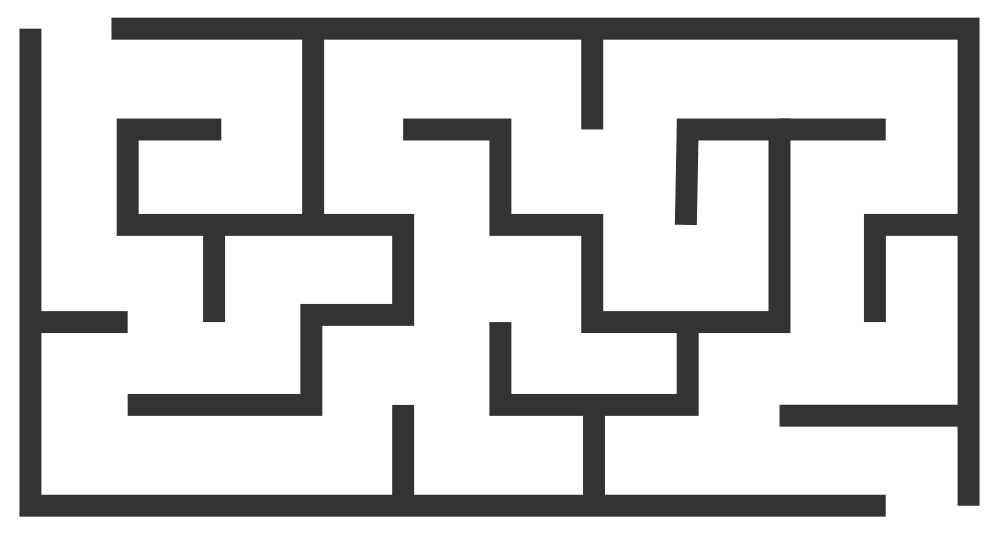
#> input picture images/maze.png, 1000 x 545 px
$ jupyter execute maze.ipynb
#> lines starting #> are read from the running program, lines starting #| are printed output that depends on the picture; after the words box and inside, x2 and y2 are one past the last pixel; in counts of white or black regions, pixels touching at a corner belong together
### Maze intersection

[cell 1]
import cv2 as cv
import numpy as np
from matplotlib import pyplot as plt

maze_image = cv.imread('images/maze.png')
#> maze_image is the input picture: shape (545, 1000, 3); min 51, max 255, mean 206.2

[cell 2]
point_one = (100, 100)
point_two = (800, 500)
thickness = 3

[cell 3]
maze_image.shape
#> Out = (545, 1000, 3)

[cell 4]
imgray = cv.cvtColor(maze_image, cv.COLOR_BGR2GRAY)
_, t_maze = cv.threshold(imgray, 127, 255, cv.THRESH_BINARY_INV)
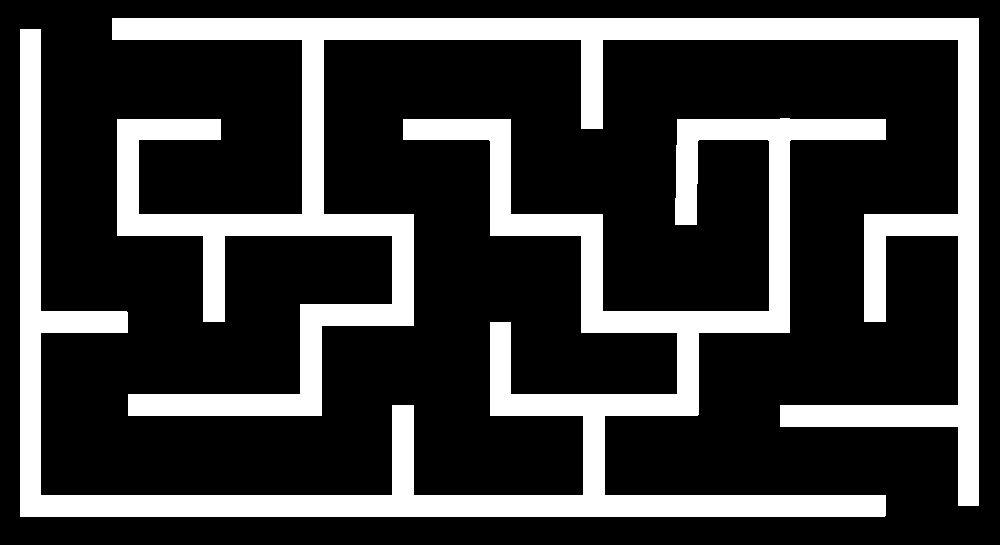
#> t_maze: shape (545, 1000); 23.6% white; 2 white regions, box (x1, y1, x2, y2) and area: (112, 18, 979, 506) 64528, (20, 29, 886, 517) 64320
plt.imshow(t_maze, cmap='binary_r')
plt.show()

[cell 5]
t_maze

[cell 6]
np.max(t_maze)
#> Out = 255

[cell 7]
blank = np.zeros(maze_image.shape[:2], dtype='uint8')
line = cv.line(blank, point_one, point_two, color=255, thickness=thickness)
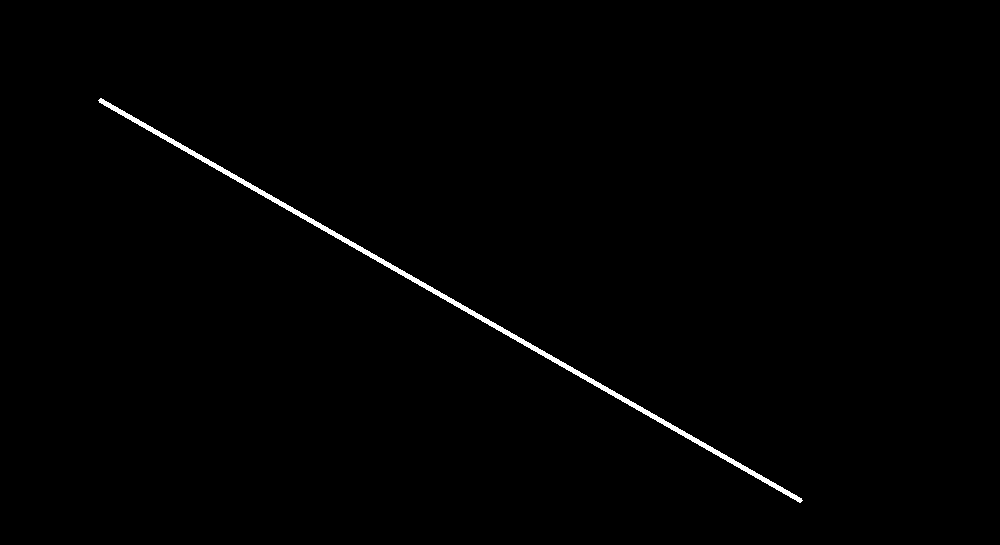
#> blank: shape (545, 1000); 0.72% white; 1 white region, box (x1, y1, x2, y2) and area: (98, 98, 803, 503) 3915
plt.imshow(line, cmap='binary_r')
plt.show()

[cell 8]
np.max(line)
#> Out = 255

[cell 9]
xr = line ^ t_maze
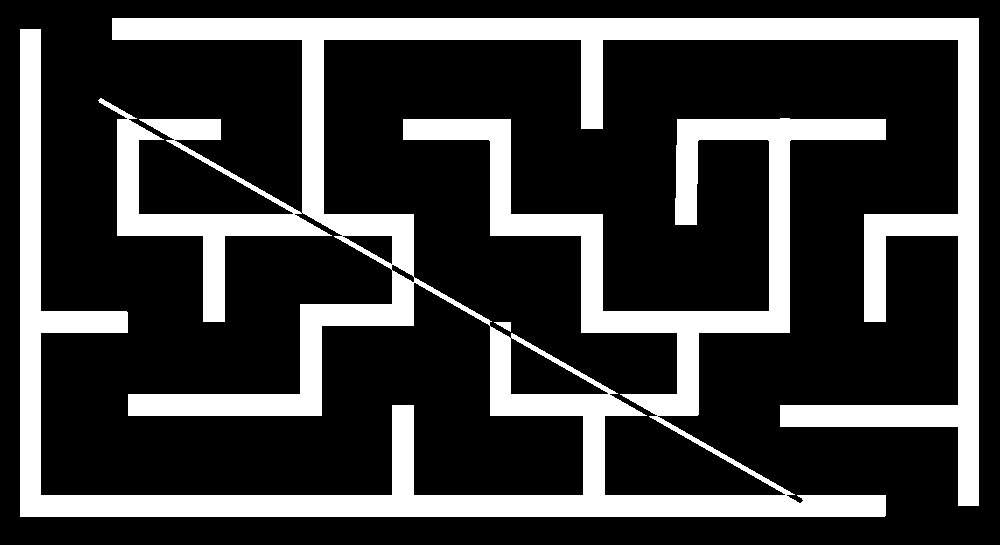
#> xr: shape (545, 1000); 24% white; 2 white regions, box (x1, y1, x2, y2) and area: (20, 18, 979, 517) 130803, (494, 322, 511, 332) 92
plt.imshow(xr, cmap='binary_r')
plt.show()

[cell 10]
common = line & t_maze
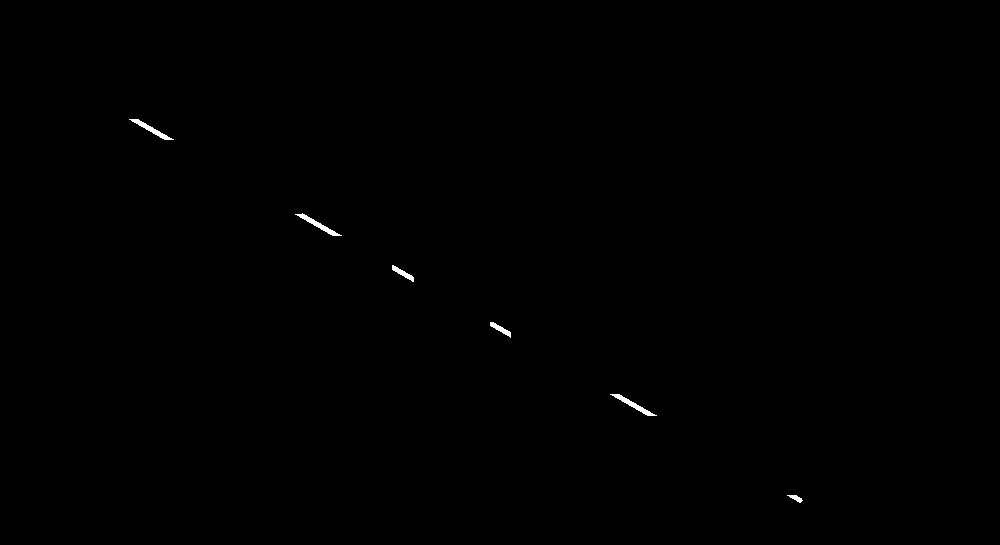
#> common: shape (545, 1000); 0.17% white; 6 white regions, box (x1, y1, x2, y2) and area: (295, 213, 342, 236) 216, (610, 394, 657, 416) 215, (129, 119, 174, 140) 205, (392, 265, 414, 282) 122, (490, 322, 511, 338) 115, (787, 495, 803, 503) 61
plt.imshow(common, cmap='binary_r')
plt.show()

[cell 11]
intersection = np.argwhere(common > 0)
#> intersection = 934 pairs, first value 119 to 502, second value 129 to 802

[cell 12]
translated = []
r_point = (point_one[1], point_one[0])
for inter in intersection:
    (dy, dx) = inter - r_point
    translated.append((dx**2 + dy**2, dy, dx))
#> this loop made 934 passes
#> (inter, dy, dx) on passes 1 to 3: ([119, 129], 19, 29), ([119, 130], 19, 30), ([119, 131], 19, 31)
#> after the loop, translated = 934 items, first 6: (1202, 19, 29), (1261, 19, 30), (1322, 19, 31), (1385, 19, 32), (1450, 19, 33), (1517, 19, 34)

[cell 13]
srt = sorted(translated)
#> srt = 934 items, first 6: (1202, 19, 29), (1261, 19, 30), (1322, 19, 31), (1361, 20, 31), (1385, 19, 32), (1424, 20, 32)
touch_point = (translated[0][2], translated[0][1])
#> touch_point = (29, 19)
translated[0]
#> Out = (1202, 19, 29)

[cell 14]
blank = np.zeros(maze_image.shape[:2], dtype='uint8')
center = (translated[0][2] + point_one[0], translated[0][1] + point_one[1])
#> center = (129, 119)
print(center)
#| (129, 119)
circle = cv.circle(blank, center, radius=20, color=255, thickness=-1)
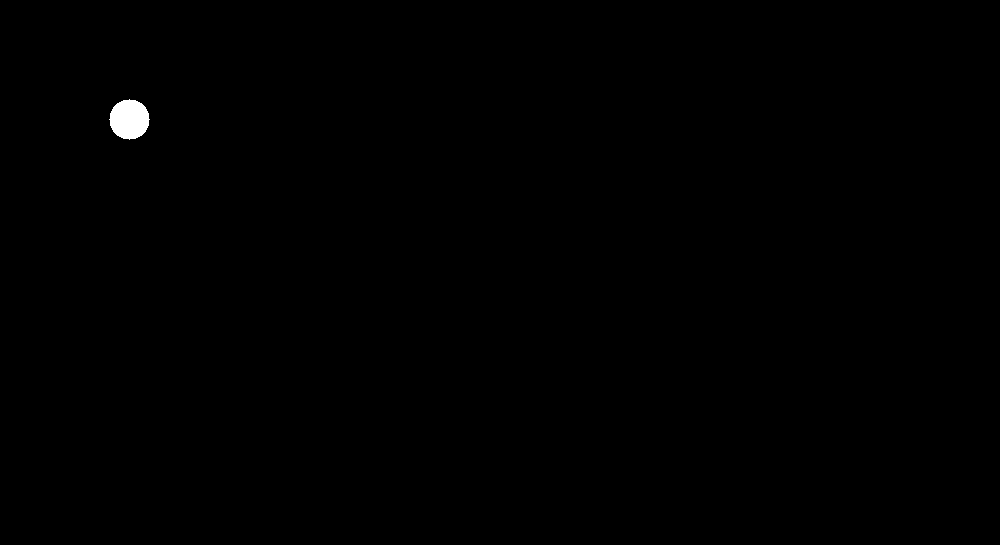
#> circle: shape (545, 1000); 0.23% white; 1 white region, box (x1, y1, x2, y2) and area: (109, 99, 150, 140) 1257
plt.imshow(circle, cmap='binary_r')
plt.show()

[cell 15]
res = np.dstack(((t_maze | line), circle, common))
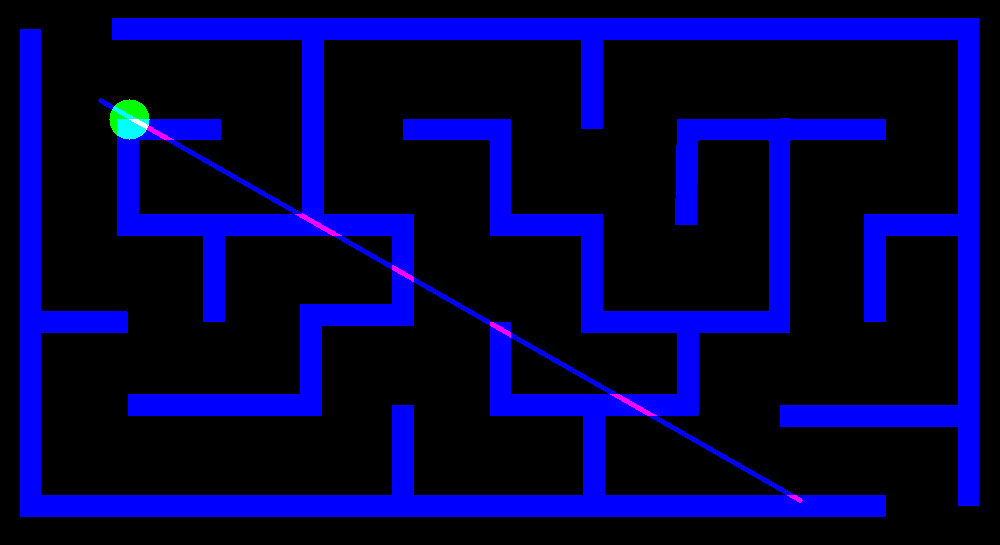
#> res: shape (545, 1000, 3); mean of channels 0, 1, 2 61.7, 0.6, 0.4; drawn as B, G, R
plt.imshow(res)
plt.show()

[cell 16]
touch_point
#> Out = (29, 19)

### Ray generation

[cell 17]
grd = (800, 800)
center = (400, 400)
num_ray = 12

[cell 18]
angles = []
for i in range(12):
    angles.append(i * (360 // 12))
angles = np.radians(angles)
print(angles)

vec = np.zeros((12, 2), dtype='int')
vec[:, 0] = np.cos(angles) * 100 + center[0]
vec[:, 1] = np.sin(angles) * 100 + center[1]

[cell 19]
vec[1]

[cell 20]
img = np.zeros((800, 800), dtype='uint8')
for v in vec:
    img = cv.line(img, center, (v[0], v[1]), color=255, thickness=thickness)
plt.imshow(img)
plt.show()
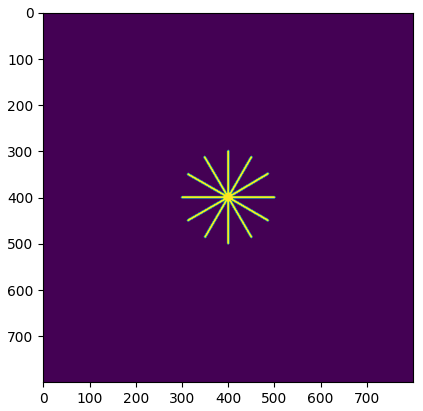
#> figure drawn by matplotlib, 1 panel
